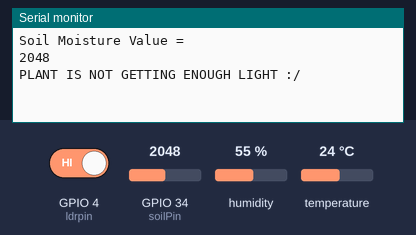
Recording of a sketch running on a simulated ESP32. Parts: the last lines printed to the serial monitor. The test bench sets the inputs (shaded band); at power-on: GPIO 4 (ldrpin) HIGH, humidity 55 %, GPIO 34 (soilPin) = 2048, temperature 24 °C.

Above: at 1.3 s.
1.4 s: GPIO 4 (ldrpin) driven LOW
At 8.7 s:
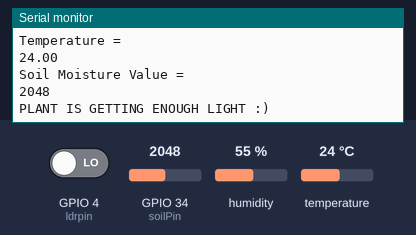
9.4 s: humidity set to 22 %
At 10.6 s:
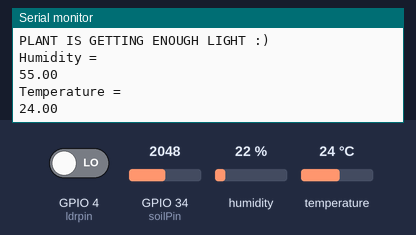
17.4 s: GPIO 34 (soilPin) set to 2866
At 24.4 s:
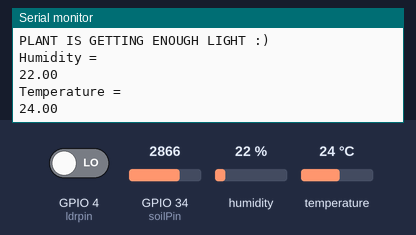
25.4 s: temperature set to 12 °C
At 31.9 s:
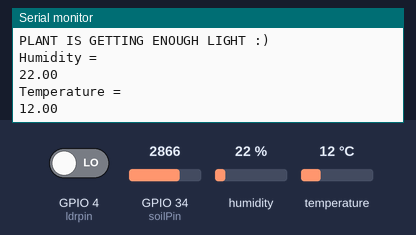
33.4 s: GPIO 34 (soilPin) set to 3603
At 36.6 s:
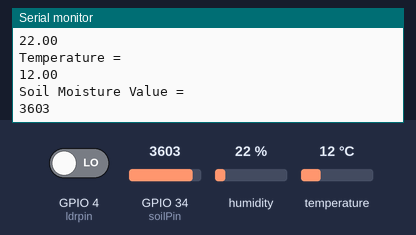
41.4 s: humidity set to 40 %
At 45.7 s:
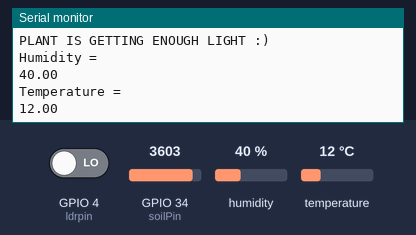
Timing chart, 0 to 47.2 s (numbered marks = the images above; inputs shaded):
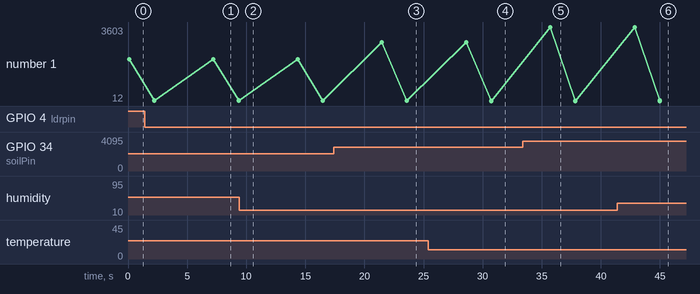

The sketch:

pems_serial.ino
```cpp
//This code print the data to serial monitor and does not send it over to cloud.
#include "DHT.h"
#define DHTPIN  18
#define DHTTYPE DHT11
DHT dht(DHTPIN, DHTTYPE);
int ldrpin = 4;
float dht11_temp;
float dht11_humi;

int sensorVal = 0;
const int soilPin = 34;
void setup() {
  Serial.begin(115200);
  delay(100);
  dht.begin();// put your setup code here, to run once:

}

void loop() {
  sensorVal= analogRead(soilPin);
  Serial.println("Soil Moisture Value =");
  Serial.println(sensorVal);
  delay(100);
  float l = digitalRead(ldrpin);
  float h = dht.readHumidity();
  float t = dht.readTemperature();
  delay(1000);
  if(l == 0)
  {
    Serial.println("PLANT IS GETTING ENOUGH LIGHT :)");
  }
  else
  {
    Serial.println("PLANT IS NOT GETTING ENOUGH LIGHT :/");
  }
  delay(1000);
  Serial.println("Humidity =");
  Serial.println(h);
  Serial.println("Temperature = ");
  Serial.println(t);
  Serial.println();
  delay(5000);
  // put your main code here, to run repeatedly:

}
```

Measured:
- after the input at 1.4 s, the serial monitor: prints a new line after 6.9 s (image 1)
- after the input at 17.4 s, the serial monitor: prints a new line after 4.1 s (image 3)
- after the input at 25.4 s, the serial monitor: prints a new line after 5.3 s (image 4)
- after the input at 33.4 s, the serial monitor: prints a new line after 2.3 s (image 5)
- after the input at 41.4 s, the serial monitor: prints a new line after 3.6 s (image 6)
- plotted number 1: 24 → 12 after the input at 25.4 s
